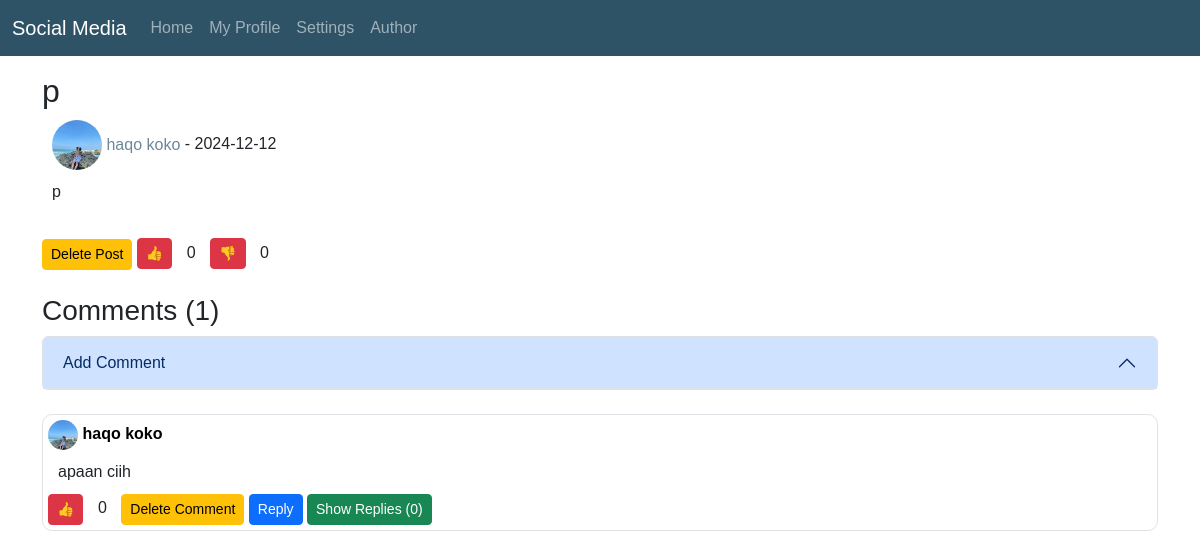
The app's page /post/1 (signed in) with its own data.
### website/models.py (models this page shows)
class Post(db.Model):  # telling it what all posts need to look like.
    id = db.Column(db.Integer, primary_key=True)
    title = db.Column(db.String(500))
    data = db.Column(db.String(10000))
    date = db.Column(db.DateTime(timezone=True), default=func.now())
    user_id = db.Column(db.Integer, db.ForeignKey('user.id'))
    likes = db.relationship("Like", backref="post",
                            cascade="all, delete-orphan")
    dislikes = db.relationship(
        "Dislike", backref="post", cascade="all, delete-orphan")
    comments = db.relationship(
        "Comment", backref='post', cascade='all, delete-orphan')
    comment_likes = db.relationship(
        "CommentLike", backref='post', cascade='all, delete-orphan')
    replies = db.relationship(
        "ReplyComment", backref='post', cascade='all, delete-orphan')

class User(db.Model, UserMixin):
    id = db.Column(db.Integer, primary_key=True)
    email = db.Column(db.String(150), unique=True)  # 150 is max length
    password = db.Column(db.String(150))
    first_name = db.Column(db.String(150))
    last_name = db.Column(db.String(150))
    profile_picture = db.Column(
        db.String(1000), default="default_profile_photo.jpg")
    posts = db.relationship("Post", backref='user',
                            cascade='all, delete-orphan')
    bio = db.Column(db.String(1500))
    links = db.Column(db.String(500))
    date_joined = db.Column(db.DateTime(timezone=True), default=func.now())
    likes = db.relationship("Like", backref="user",
                            cascade="all, delete-orphan")
    dislikes = db.relationship(
        "Dislike", backref='user', cascade='all, delete-orphan')
    comment_likes = db.relationship(
        "CommentLike", backref='user', cascade='all, delete-orphan')
    comments = db.relationship(
        "Comment", backref='user', cascade='all, delete-orphan')
    replies = db.relationship(
        "ReplyComment", backref="user", cascade='all, delete-orphan')

class Comment(db.Model):
    id = db.Column(db.Integer, primary_key=True)
    data = db.Column(db.String(1000))
    date = db.Column(db.DateTime(timezone=True), default=func.now())
    user_id = db.Column(db.Integer, db.ForeignKey('user.id'))
    post_id = db.Column(db.Integer, db.ForeignKey('post.id'))
    replies = db.relationship(
        "ReplyComment", backref='comment', cascade='all, delete-orphan')
    comment_likes = db.relationship(
        "CommentLike", backref='comment', cascade='all, delete-orphan')

### website/views.py (the view)
@views.route('/post/<int:id>', methods=['GET','POST'])
@login_required
def view_post(id):
    previous_page = request.referrer
    post = Post.query.get(id)
    user = User.query.get(post.user_id)
    like = Like.query.filter_by(user=current_user, post=post).first()
    liked = like
    dislike = Dislike.query.filter_by(user=current_user, post=post).first()
    disliked = dislike
    comments = Comment.query.filter_by(post=post).order_by(Comment.date.desc()).all()
    date = str(post.date).split(" ")[0]
    try:
        return render_template("view_post.html", page="Post", user=user, post=post, current_user=current_user, liked=liked, comments=comments, date=date, disliked=disliked)
    except Exception as e:
        print(e)
        return render_template("404.html", error="This post doesn't exist.", user=user, current_user=current_user)

### main.py (called while the page is built)
def nl2br(value): # Custom filter function to convert newlines to <br> tags
    try:
        paragraphs = value.split('\n')
        paragraphs_html = '<br>'.join(paragraphs)
        return Markup(paragraphs_html)
    except AttributeError: # if the user doesn't have a bio, etc
        pass

### website/templates/view_post.html (shortened to what this page needs)
{% extends 'base.html' %} {% block body %}
<div class="container">
  <h2>{{ post.title }}</h2>
  <p>
    <a
      href="/profile/{{user.id}}"
      style="color: #6e8898; text-decoration: none"
    >
      <img
        src="../static/profile_pictures/{{user.profile_picture}}"
        alt="Avatar Image"
        style="border-radius: 50%; width: 50px; height: 50px"
      />
      {{ user.first_name }} {{ user.last_name }}</a
    >
    - {{ date }}
  </p>
  <p>{{ post.data | nl2br }}</p>
  {% if current_user.id == post.user_id %}
  <br />
  <small
    ><a
      href="/delete/post/{{post.id}}"
      onclick="return confirm('Are you sure you want to delete this post?')"
      class="btn btn-sm btn-warning"
      >Delete Post</a
    ></small
  >
  {% endif %}
  <form action="/post/{{post.id}}/like" method="post" style="display: inline">
    <input type="submit" class="btn btn-danger btn-sm" value="👍" />
    <p style="display: inline">{{ post.likes | count }}</p>
  </form>
  <form
    action="/post/{{post.id}}/dislike"
    method="post"
    style="display: inline"
  >
    <input type="submit" class="btn btn-danger btn-sm" value="👎" />
    <p style="display: inline">{{ post.dislikes | count }}</p>
  </form>
  <br /><br />
  <h3>Comments ({{ post.comments | count }})</h3>
  <div class="accordion" id="accordionExample">
    <div class="accordion-item">
      <h2 class="accordion-header">
        <button
          class="accordion-button"
          type="button"
          data-bs-toggle="collapse"
          data-bs-target="#collapseOne"
          aria-expanded="true"
          aria-controls="collapseOne"
        >
          Add Comment
        </button>
      </h2>
    </div>
  </div>
  <br />
  {% for comment in comments %}
  <div class="border" style="border-radius: 10px; padding: 5px">
    <a
      href="/profile/{{ comment.user.id }}"
      style="color: black; text-decoration: none"
    >
      <img
        src="../static/profile_pictures/{{comment.user.profile_picture}}"
        alt="Avatar Image"
        style="border-radius: 50%; width: 30px; height: 30px"
      />
      <strong
        >{{ comment.user.first_name }} {{ comment.user.last_name }}</strong
      ></a
    >
    <p>{{ comment.data }}</p>
    <form
      action="/post/{{post.id}}/comment/{{comment.id}}/like"
      method="post"
      style="display: inline"
    >
      <input type="submit" class="btn btn-danger btn-sm" value="👍" />
      <p style="display: inline">{{ comment.comment_likes | count }}</p>
    </form>
    {% if comment.user == current_user %}
    <a
      href="{{ url_for('views.delete_comment', id=comment.id) }}"
      onclick="return confirm('Are you sure you want to delete this comment?')"
      class="btn btn-sm btn-warning"
      >Delete Comment</a
    >
    {% endif %}
    <a
      data-bs-toggle="collapse"
      href="#collapseReply{{comment.id}}"
      class="btn btn-sm btn-primary"
      >Reply</a
    >
    <a
      data-bs-toggle="collapse"
      href="#collapseComments{{comment.id}}"
      class="btn btn-sm btn-success"
      >Show Replies ({{ comment.replies | count }})</a
    >
  </div>
  <br />
  {% endfor %}
</div>
{% endblock %}

### website/templates/base.html (shortened to what this page needs)
<!DOCTYPE html>
<html lang="en">
  {% block head %}
  <head>
    <link
      href="https://cdn.jsdelivr.net/npm/bootstrap@5.3.0/dist/css/bootstrap.min.css"
      rel="stylesheet"
    />
    <link rel="stylesheet" href="static/style.css" />
  </head>
  {% endblock %}
  <body>
    {% if user.is_authenticated %}
    <nav
      class="navbar navbar-expand-lg bg-body-tertiary"
      data-bs-theme="dark"
      style="
        background: #2e5266 !important;
        position: fixed;
        width: 100%;
        z-index: 1000;
      "
    >
      <div class="container-fluid">
        <a class="navbar-brand" href="/home/">Social Media</a>
        <div class="collapse navbar-collapse" id="navbarSupportedContent">
          <ul class="navbar-nav me-auto mb-2 mb-lg-0">
            <li class="nav-item">
              <a class="nav-link" aria-current="page" href="/home/">Home</a>
            </li>
            <li class="nav-item">
              <a class="nav-link" href="/profile/">My Profile</a>
            </li>
            <li class="nav-item">
              <a class="nav-link" href="/edit/profile/">Settings</a>
            </li>
            <li class="nav-item">
              <a class="nav-link {% if request.path == '/author' %}active{% endif %}" href="/author">Author</a>
            </li>
          </ul>
        </div>
      </div>
    </nav>
    <br /><br /><br />
    {% endif %}  {% block body %}{%
    endblock %}
  </body>
</html>

### website/static/style.css (style rules this page uses)
body { background-image: url('https://images7.alphacoders.com/133/1330715.png'); background-size: 200%; background-repeat: no-repeat; background-position: center; font-family: Arial, sans-serif; }
p { margin: 10px; }

### records on screen
Post: title "p", data "p"
User: profile_picture (picture), first_name "haqo", last_name "koko"
Comment: user.profile_picture (picture), user.first_name "haqo", user.last_name "koko", data "apaan ciih", comment_likes|count "0", replies|count "0"

### other values on screen
{{ date }} "2024-12-12"
{{ post.likes | count }} "0"
{{ post.dislikes | count }} "0"
{{ post.comments | count }} "1"
